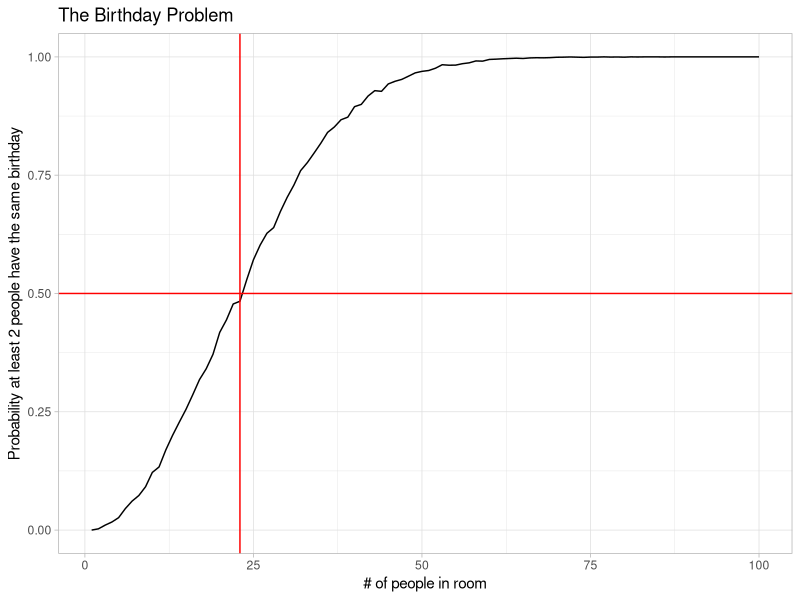

This figure's R source:
############################################################
# The birthday problem - how many people need to be in 
# a room before the probability that at least 2 people
# share a birthday is more than 50%?
############################################################

library(ggplot2)

#################################################################
# anyDuplicated function returns 0 if no elements are duplicated
#################################################################

x <- 1:10
anyDuplicated(x) 

#################################################################
# anyDuplicated function returns the index of first duplicated 
# element if there are duplicates; otherwise it returns 0
#################################################################

x[1:2] <- 1
anyDuplicated(x) 

############################################################
## randomly select 2 birthdays, assuming 365 days / year
############################################################
s <- sample(1:365, 2, replace = TRUE)

############################################################
## function to randomly select 'n' birthdays, 
## assuming 365 days / year
############################################################
birthdays <- function(n) {
  s <- sample(1:365, n, replace = TRUE)  
  return(s)
}

#######################################################
## randomly generates 'n' birthdays
## returns TRUE if any are the same; FALSE otherwise
#######################################################
duplicate.birthdays <- function(n) {
  b <- birthdays(n)
  anyDuplicated(b) > 0
}

##################################################################
## returns the empirical probability (based on 5000 trials)
## that >1 person has the same birthday in a room with 'n' people
##################################################################
prob.duplicate <-function(n) {
    r <- replicate(5000, duplicate.birthdays(n))
    sum(r) / length(r)  
}
  

##################################################################
## plot empirical probabilities for n = 1,2, ... 100 people
##################################################################
n <- 1:100
probs <- sapply(n, prob.duplicate)

ggplot() + geom_line(aes(n, probs)) +
          ggtitle("The Birthday Problem") + 
          labs(x = "# of people in room", 
               y = "Probability at least 2 people have the same birthday") +
          theme_light() +
          geom_hline(aes(yintercept = 0.50), color = "red") +
          geom_vline(aes(xintercept = 23), color = "red")
